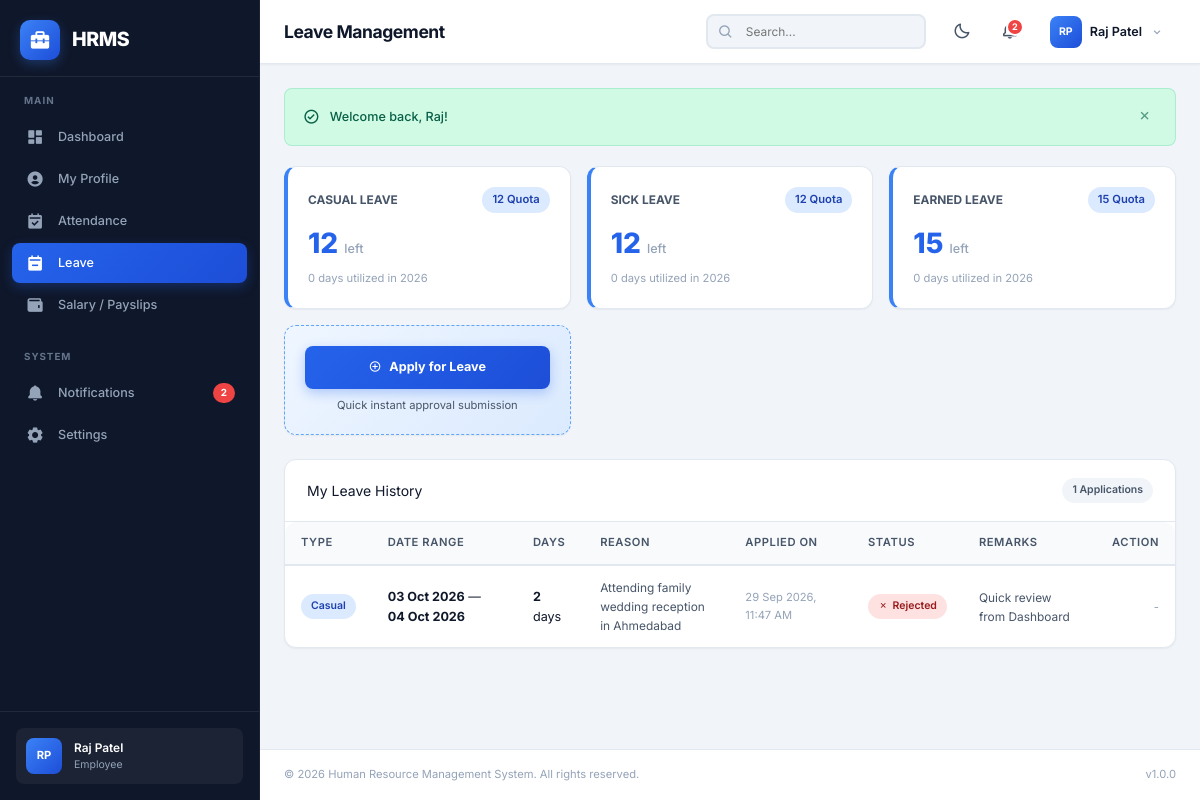
Page /employee/leaves.php (signed in) on the committed database.
### tables this page shows
CREATE TABLE `leaves` (
  `id` int(11) NOT NULL AUTO_INCREMENT,
  `employee_id` int(11) NOT NULL,
  `leave_type` enum('sick','casual','earned','maternity','paternity','unpaid') NOT NULL,
  `start_date` date NOT NULL,
  `end_date` date NOT NULL,
  `total_days` int(11) NOT NULL DEFAULT 1,
  `reason` text NOT NULL,
  `status` enum('pending','approved','rejected','cancelled') NOT NULL DEFAULT 'pending',
  `approved_by` int(11) DEFAULT NULL,
  `admin_remarks` text DEFAULT NULL,
  `applied_at` timestamp NOT NULL DEFAULT current_timestamp(),
  `updated_at` timestamp NOT NULL DEFAULT current_timestamp() ON UPDATE current_timestamp(),
  PRIMARY KEY (`id`),
  KEY `idx_employee` (`employee_id`),
  KEY `idx_status` (`status`),
  KEY `idx_dates` (`start_date`,`end_date`),
  KEY `fk_leave_approver` (`approved_by`),
  CONSTRAINT `fk_leave_approver` FOREIGN KEY (`approved_by`) REFERENCES `users` (`id`) ON DELETE SET NULL,
  CONSTRAINT `fk_leave_employee` FOREIGN KEY (`employee_id`) REFERENCES `employees` (`id`) ON DELETE CASCADE
);

### includes/auth.php (called while the page is built, shortened)
<?php
function sanitize(string $input): string {
    return htmlspecialchars(trim($input), ENT_QUOTES, 'UTF-8');
}

### employee/leaves.php (the view, shortened to what this page needs)
<?php
require_once __DIR__ . '/../includes/auth.php';
$pdo = getDBConnection();
$csrf_token = generateCSRFToken();
$empId = getCurrentEmployeeId();
$currentYear = date('Y');
$usedMap = [];
$quotas = [
    'casual' => 12,
    'sick' => 12,
    'earned' => 15,
];
$historyStmt = $pdo->prepare("SELECT l.*, u.username as approver_name
                              FROM leaves l
                              LEFT JOIN users u ON l.approved_by = u.id
                              WHERE l.employee_id = ?
                              ORDER BY l.applied_at DESC");
$historyStmt->execute([$empId]);
$leaveHistory = $historyStmt->fetchAll();
include __DIR__ . '/../includes/header.php';
?>
<div style="display: grid; grid-template-columns: repeat(auto-fit, minmax(220px, 1fr)); gap: 16px; margin-bottom: 24px;">
    <?php foreach ($quotas as $type => $total):
        $used = $usedMap[$type] ?? 0;
        $remaining = max(0, $total - $used);
    ?>
    <div class="card" style="padding: 20px; border-left: 4px solid var(--primary-500);">
        <div style="display: flex; justify-content: space-between; align-items: center;">
            <div style="font-size: 0.85rem; font-weight: 700; color: var(--text-secondary); text-transform: uppercase;">
                <?= ucfirst($type) ?> Leave
            </div>
            <span class="badge badge-info" style="font-size: 0.8rem;"><?= $total ?> Quota</span>
        </div>
        <div style="font-size: 2rem; font-weight: 800; color: var(--primary-600); margin: 8px 0 4px 0;">
            <?= $remaining ?> <span style="font-size: 0.9rem; color: var(--text-muted); font-weight: 500;">left</span>
        </div>
        <div style="font-size: 0.8rem; color: var(--text-muted);">
            <?= $used ?> days utilized in <?= $currentYear ?>
        </div>
    </div>
    <?php endforeach; ?>
    <div class="card" style="padding: 20px; display: flex; flex-direction: column; justify-content: center; align-items: center; background: linear-gradient(135deg, var(--primary-50), var(--primary-100)); border: 1px dashed var(--primary-400);">
        <button type="button" class="btn btn-primary" onclick="openModal('applyLeaveModal')" style="width: 100%; padding: 12px; font-weight: 700;">
            <i class='bx bx-plus-circle'></i> Apply for Leave
        </button>
        <small style="margin-top: 8px; color: var(--text-secondary); font-size: 0.8rem;">Quick instant approval submission</small>
    </div>
</div>
<div class="card">
    <div class="card-header" style="display: flex; justify-content: space-between; align-items: center;">
        <div class="card-title">My Leave History</div>
        <span class="badge badge-secondary"><?= count($leaveHistory) ?> Applications</span>
    </div>
    <div class="table-container">
        <table class="data-table">
            <thead>
                <tr>
                    <th>Type</th>
                    <th>Date Range</th>
                    <th>Days</th>
                    <th>Reason</th>
                    <th>Applied On</th>
                    <th>Status</th>
                    <th>Remarks</th>
                    <th style="text-align: right;">Action</th>
                </tr>
            </thead>
            <tbody>
                <?php if (empty($leaveHistory)): ?>
                <tr>
                    <td colspan="8" style="text-align: center; padding: 48px; color: var(--text-muted);">
                        <i class='bx bx-calendar' style="font-size: 3rem; margin-bottom: 8px; display: block;"></i>
                        You haven't submitted any leave applications yet.
                    </td>
                </tr>
                <?php else: ?>
                    <?php foreach ($leaveHistory as $l): ?>
                    <tr>
                        <td>
                            <span class="badge badge-info" style="text-transform: capitalize;">
                                <?= sanitize($l['leave_type']) ?>
                            </span>
                        </td>
                        <td>
                            <strong><?= date('d M Y', strtotime($l['start_date'])) ?></strong>
                            <?php if ($l['start_date'] !== $l['end_date']): ?>
                            &mdash; <strong><?= date('d M Y', strtotime($l['end_date'])) ?></strong>
                            <?php endif; ?>
                        </td>
                        <td><strong><?= $l['total_days'] ?></strong> <?= $l['total_days'] == 1 ? 'day' : 'days' ?></td>
                        <td style="max-width: 220px; font-size: 0.85rem; color: var(--text-secondary);">
                            <?= nl2br(sanitize($l['reason'])) ?>
                        </td>
                        <td style="font-size: 0.8rem; color: var(--text-muted);">
                            <?= date('d M Y, h:i A', strtotime($l['applied_at'])) ?>
                        </td>
                        <td>
                            <?php if ($l['status'] === 'pending'): ?>
                            <span class="badge badge-warning"><i class='bx bx-time'></i> Pending</span>
                            <?php elseif ($l['status'] === 'approved'): ?>
                            <span class="badge badge-success"><i class='bx bx-check'></i> Approved</span>
                            <?php elseif ($l['status'] === 'rejected'): ?>
                            <span class="badge badge-danger"><i class='bx bx-x'></i> Rejected</span>
                            <?php else: ?>
                            <span class="badge badge-secondary">Cancelled</span>
                            <?php endif; ?>
                        </td>
                        <td style="font-size: 0.85rem; color: var(--text-secondary);">
                            <?= sanitize($l['admin_remarks'] ?? '-') ?>
                        </td>
                        <td style="text-align: right;">
                            <?php if ($l['status'] === 'pending'): ?>
                            <form method="POST" action="" onsubmit="return confirm('Cancel this leave request?')" style="display: inline;">
                                <input type="hidden" name="csrf_token" value="<?= $csrf_token ?>">
                                <input type="hidden" name="action" value="cancel">
                                <input type="hidden" name="leave_id" value="<?= $l['id'] ?>">
                                <button type="submit" class="btn btn-outline btn-sm" style="color: var(--danger); border-color: var(--danger);">
                                    Cancel
                                </button>
                            </form>
                            <?php else: ?>
                            <span style="color: var(--text-muted); font-size: 0.8rem;">-</span>
                            <?php endif; ?>
                        </td>
                    </tr>
                    <?php endforeach; ?>
                <?php endif; ?>
            </tbody>
        </table>
    </div>
</div>
<?php include __DIR__ . '/../includes/footer.php'; ?>

### assets/css/style.css (style rules this page uses)
:root { --primary-50: #eff6ff; --primary-100: #dbeafe; --primary-200: #bfdbfe; --primary-300: #93c5fd; --primary-400: #60a5fa; --primary-500: #3b82f6; --primary-600: #2563eb; --primary-700: #1d4ed8; --primary-800: #1e40af; --primary-900: #1e3a8a; --slate-50: #f8fafc; --slate-100: #f1f5f9; --slate-200: #e2e8f0; --slate-300: #cbd5e1; --slate-400: #94a3b8; --slate-500: #64748b; --slate-600: #475569; --slate-700: #334155; --slate-800: #1e293b; --slate-900: #0f172a; --slate-950: #020617; --success: #10b981; --success-light: #d1fae5; --warning: #f59e0b; --warning-light: #fef3c7; --danger: #ef4444; --danger-light: #fee2e2; --info: #3b82f6; --info-light: #dbeafe; --bg-body: #f1f5f9; --bg-card: #ffffff; --bg-sidebar: #0f172a; --bg-navbar: #ffffff; --bg-input: #ffffff; --bg-hover: #f1f5f9; --bg-modal: #ffffff; --bg-table-head: #f8fafc; --bg-table-stripe: #f8fafc; --text-primary: #0f172a; --text-secondary: #475569; --text-muted: #94a3b8; --text-inverse: #ffffff; --text-sidebar: #94a3b8; --text-sidebar-active: #ffffff; --border-color: #e2e8f0; --border-light: #f1f5f9; --shadow-sm: 0 1px 2px 0 rgba(0,0,0,0.05); --shadow-md: 0 4px 6px -1px rgba(0,0,0,0.1), 0 2px 4px -2px rgba(0,0,0,0.1); --shadow-lg: 0 10px 15px -3px rgba(0,0,0,0.1), 0 4px 6px -4px rgba(0,0,0,0.1); --shadow-xl: 0 20px 25px -5px rgba(0,0,0,0.1), 0 8px 10px -6px rgba(0,0,0,0.1); --sidebar-width: 260px; --sidebar-collapsed: 0px; --navbar-height: 64px; --border-radius: 8px; --border-radius-lg: 12px; --border-radius-xl: 16px; --transition-fast: 0.15s ease; --transition-base: 0.25s ease; --transition-slow: 0.35s cubic-bezier(0.4, 0, 0.2, 1); }
*, *::before, *::after { margin: 0; padding: 0; box-sizing: border-box; }
html { font-size: 14px; scroll-behavior: smooth; -webkit-font-smoothing: antialiased; -moz-osx-font-smoothing: grayscale; }
body { font-family: 'Inter', -apple-system, BlinkMacSystemFont, 'Segoe UI', Roboto, sans-serif; background-color: var(--bg-body); color: var(--text-primary); line-height: 1.6; min-height: 100vh; overflow-x: hidden; }
button { cursor: pointer; border: none; outline: none; font-family: inherit; font-size: inherit; }
.btn { display: inline-flex; align-items: center; justify-content: center; gap: 8px; padding: 10px 20px; border: none; border-radius: var(--border-radius); font-weight: 600; font-size: 0.9rem; cursor: pointer; transition: all var(--transition-fast); text-decoration: none; line-height: 1.5; white-space: nowrap; }
.btn-primary { background: linear-gradient(135deg, var(--primary-600), var(--primary-700)); color: #fff; box-shadow: 0 4px 12px rgba(37,99,235,0.3); }
.card { background: var(--bg-card); border: 1px solid var(--border-color); border-radius: var(--border-radius-lg); box-shadow: var(--shadow-sm); transition: all var(--transition-fast); overflow: hidden; }
.card-header { display: flex; align-items: center; justify-content: space-between; padding: 18px 22px; border-bottom: 1px solid var(--border-color); }
.table-container { overflow-x: auto; border-radius: var(--border-radius-lg); }
.data-table { width: 100%; border-collapse: collapse; font-size: 0.9rem; }
.data-table thead th { background: var(--bg-table-head); color: var(--text-secondary); font-weight: 600; font-size: 0.8rem; text-transform: uppercase; letter-spacing: 0.05em; padding: 12px 16px; text-align: left; border-bottom: 2px solid var(--border-color); white-space: nowrap; }
.data-table tbody td { padding: 12px 16px; border-bottom: 1px solid var(--border-color); color: var(--text-primary); vertical-align: middle; }
.data-table tbody tr { transition: background var(--transition-fast); }
.data-table tbody tr:last-child td { border-bottom: none; }
.badge { display: inline-flex; align-items: center; gap: 4px; padding: 4px 10px; border-radius: 20px; font-size: 0.75rem; font-weight: 600; white-space: nowrap; }
.badge-danger { background: var(--danger-light); color: #991b1b; }
.badge-info { background: var(--info-light); color: #1e40af; }
.badge-secondary { background: var(--slate-100); color: var(--slate-600); }

### rows in the picture
leaves: leave_type "Casual", start_date "03 Oct 2026", end_date "04 Oct 2026", total_days "2", reason "Attending family wedding reception in Ahmedabad", applied_at "29 Sep 2026, 11:47 AM", status "rejected" (drawn), admin_remarks "Quick review from Dashboard"

### other values in the picture
APP_NAME "HRMS"
$notificationCount "2"
$initials "RP"
$currentUser "Raj Patel"
$currentRole "Employee"
PAGE_TITLE "Leave Management"
$flash['message'] "Welcome back, Raj!"
$type "CASUAL"
$total "12"
$remaining "12"
$used "0"
$type "SICK"
$type "EARNED"
$total "15"
$remaining "15"
